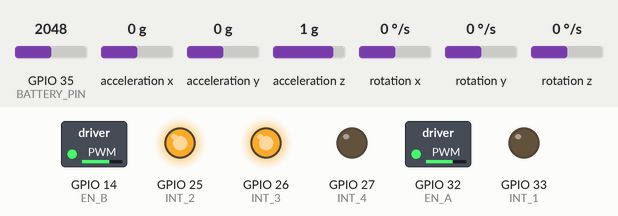
Bench run of a program on a simulated ESP32. Shown: switched loads named in the program (green lamp = pin HIGH), output pins drawn as LEDs (lit = HIGH). The test bench sets the inputs (shaded band); at power-on: acceleration x 0 g, GPIO 35 (BATTERY_PIN) = 2048, acceleration y 0 g, acceleration z 1 g, rotation x 0 °/s, rotation y 0 °/s, rotation z 0 °/s. Nothing arrives over Bluetooth unless stated; a phone connects over Bluetooth LE 3 s after start; what the program prints to the serial monitor is not drawn.

Above: at 4.08 s.
4.6 s: acceleration x set to 0.8 g
At 5.7 s:
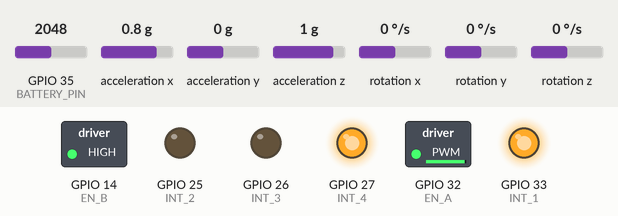
6.1 s: acceleration x set to 0 g
At 10.11 s:
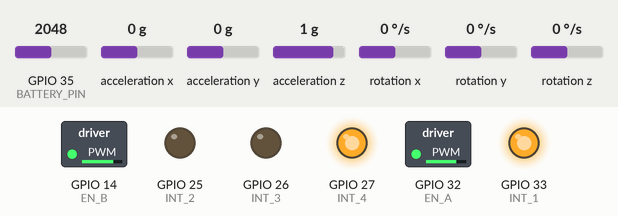
12.1 s: acceleration x set to -0.8 g
At 12.7 s:
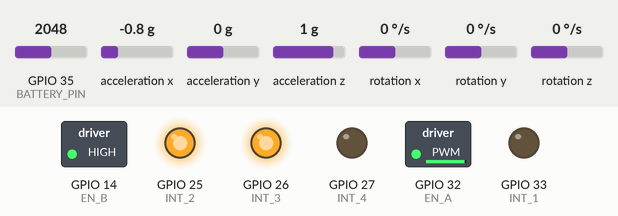
13.6 s: acceleration x set to 0.2 g
At 15.0 s:
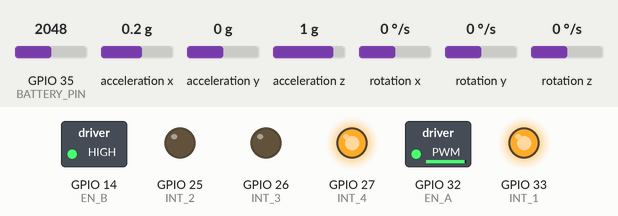
Timing chart, 0 to 16.1 s (numbered marks = the images above; inputs shaded):
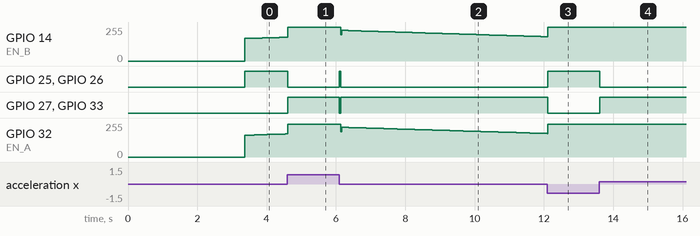

The program:

main.cpp
```cpp
#include <config.h>
#include "communication.h"
#include "motor_control.h"
#include "balancing.h"
#include "battery.h"
#include "communication.h"

void setup() {
  Serial.begin(BAUD_RATE);

  Serial.println("Beginning Setup");

  COMM_init();

  if (!IMU_init()) {
    Serial.println("IMU setup went wrong!");
  }
  motors_init();
  battery_init();

  Serial.println("Setup finished");
}

unsigned long lastTelemetTime = 0;

void loop() {
  //Update MPU9250
  IMU_update();

  //Check for BLE updates
  COMM_update();

  if (millis() - lastTelemetTime > TELEMETRY_INTERVAL) {
    float currentAngle = get_IMU_angle_y();
    float currentBattery = get_voltage();

    COMM_send_telemetry(currentAngle, currentBattery);
    lastTelemetTime = millis();
  }

  //Turn the motors
  float effort = calculate_effort();
  motors_update(effort);

  //print_effort();
}
```

balancing.cpp
```cpp
#include "balancing.h"
#include "communication.h"
#include "config.h"

// Function declarations
float get_IMU_angle_y();
void IMU_update();


MPU6050 mpu(Wire);
bool imuOk = false;

PIDController balancePID;

void PIDController::reset() {
    kp = INITIAL_KP;
    ki = INITIAL_KI;
    kd = INITIAL_KD;
    setPoint = SET_POINT;

    IMU_update();
    errorSum = 0.0f;

    float currentAngle = get_IMU_angle_y();
    lastError = setPoint - currentAngle;

    effort = 0.0f;

    // Fixed double assignment typo
    lastCalculationTime = millis();

    Serial.println("PID Controller Reset. Gains Loaded:");
    Serial.print("P: "); Serial.print(kp);
    Serial.print(" I: "); Serial.print(ki);
    Serial.print(" D: "); Serial.println(kd);
}

bool IMU_init()
{
    Wire.begin(SDA_PIN, SCL_PIN);
    byte status = mpu.begin();
    if (status != 0)
    {
        imuOk = false;
        return imuOk;
    }
    imuOk = true;
    mpu.calcOffsets(true, true);
    mpu.setFilterGyroCoef(GYRO_GAIN);

    Serial.println("Calibrating IMU...");
    for(int i = 0; i < 200; i++) {
        mpu.update();
        delay(10);
    }
    balancePID.reset();
    Serial.println("IMU is Ready.");
    return imuOk;
}

float get_IMU_angle_x() { return mpu.getAngleX(); }
float get_IMU_angle_y() { return mpu.getAngleY(); }
float get_IMU_angle_z() { return mpu.getAngleZ(); }

void IMU_update()
{
    if (imuOk) mpu.update();
}

float calculate_effort() {
    unsigned long now = millis();
    float dt = (now - balancePID.lastCalculationTime) / 1000.0f;

    if (abs(get_IMU_angle_y()) > FAIL_ANGLE) {
        balancePID.errorSum = 0;
        balancePID.effort = 0;
        return 0;
    }

    if (dt >= PID_RATE_SECONDS) {
        balancePID.lastCalculationTime = now;

        IMU_update();
        float currentAngle = get_IMU_angle_y();

        // Incorporate targetVelocity into the error calculation
        float error = (balancePID.setPoint + targetVelocity) - currentAngle;

        balancePID.errorSum += (error * dt);
        balancePID.errorSum = constrain(balancePID.errorSum, -20.0f, 20.0f);

        static float lastFilteredD = 0;
        float rawD = (error - balancePID.lastError) / dt;
        float filteredD = (0.5f * lastFilteredD) + (0.5f * rawD);
        lastFilteredD = filteredD;

        float pTerm = error * balancePID.kp;
        float iTerm = balancePID.errorSum * balancePID.ki;
        float dTerm = filteredD * balancePID.kd;

        balancePID.effort = pTerm + iTerm + dTerm;
        balancePID.effort = constrain(balancePID.effort, MIN_EFFORT, MAX_EFFORT);

        balancePID.lastError = error;
    }

    return balancePID.effort;
}

void print_effort() {
    unsigned long now = millis();
    static unsigned long lastPrint = 0;

    if ((now - lastPrint) >= LOG_DELAY) {
        float currentAngle = get_IMU_angle_y();
        float error = balancePID.setPoint - currentAngle;

        float pTerm = error * balancePID.kp;
        float iTerm = balancePID.errorSum * balancePID.ki;
        float dTerm = balancePID.effort - (pTerm + iTerm);

        Serial.print("Angle: ");  Serial.print(currentAngle, 2);
        Serial.print(" | Error: "); Serial.print(error, 2);
        Serial.print(" | Effort Required: "); Serial.println(balancePID.effort, 2);

        lastPrint = now;
    }
}
```

balancing.h
```cpp
#pragma once

/*
FOR IMU
*/

#include <MPU6050_light.h>
#include <Wire.h>

extern MPU6050 mpu;

bool IMU_init();
void IMU_update();
float get_IMU_angle_y();

/*
   =============================
   For PID Loop
   =============================
*/
float calculate_effort();
void print_effort();

struct PIDController {
    float kp, ki, kd;
    float setPoint, errorSum, lastError, effort, dt;
    unsigned long lastCalculationTime;
    void reset();
};

extern PIDController balancePID;
```

battery.cpp
```cpp
#include "battery.h"
#include "config.h"

void battery_init() {
    pinMode(BATTERY_PIN, ANALOG);
}

float get_voltage() {
    float sum = 0;

    for (int i = 0; i < NO_OF_SAMPLES; i++) {
        sum += analogRead(BATTERY_PIN);
    }

    float rawAverage = sum / NO_OF_SAMPLES;

    float dividerRatio = (float)(BIG_RESISTOR + SMALL_RESISTOR) / SMALL_RESISTOR;
    float voltage = (VREF / ADC_RESOLUTION) * rawAverage * dividerRatio + CALIBRATION_CONSTANT;

    return voltage;
}

float calculate_battery_level(float voltage) {
    float percentage = (voltage - MIN_VOLTS) * (MAX_BATTERY_PERCENTAGE - MIN_BATTERY_PERCENTAGE) / (MAX_VOLTS - MIN_VOLTS);
    percentage = (int)constrain(percentage, MIN_BATTERY_PERCENTAGE, MAX_BATTERY_PERCENTAGE);
    return percentage;
}
```

battery.h
```cpp
#pragma once

void battery_init();
float get_voltage();
void calculate_battery_level();
```

communication.cpp
```cpp
#include "communication.h"
#include "config.h"
#include "balancing.h"

// BLE Services & Characteristics
static BLEService robotService(CONTROL_SERVICE_UUID);

// Characteristic for receiving PID/Commands (String based)
static BLEStringCharacteristic cmdChar(CMD_CHARACTERISTIC_UUID, BLEWrite, 20);

// Characteristic for sending Telemetry (String based)
static BLEStringCharacteristic telemetChar(TELEMETRY_CHARACTERISTIC_UUID, BLENotify, 50);

float targetVelocity = 0;
float targetTurn = 0;

void COMM_init() {
    if (!BLE.begin()) {
        Serial.println("BLE Failed");
        while (1);
    }

    BLE.setLocalName("BalanceBot");
    BLE.setAdvertisedService(robotService);

    robotService.addCharacteristic(cmdChar);
    robotService.addCharacteristic(telemetChar);

    BLE.addService(robotService);
    BLE.advertise();
}

void parseCommand(String cmd) {
    if (cmd.length() < 3) return;
    char type = cmd.charAt(0);

    if (type == 'M') {
        char moveDir = cmd.charAt(2);
        targetVelocity = 0;
        targetTurn = 0;

        if (moveDir == 'F') targetVelocity = TARGET_VELOCITY;
        else if (moveDir == 'B') targetVelocity = -TARGET_VELOCITY;
        else if (moveDir == 'L') targetTurn = TARGET_TURN;
        else if (moveDir == 'R') targetTurn = -TARGET_TURN;
        else if (moveDir == 'S') { targetVelocity = 0; targetTurn = 0; }

        // Serial Reporting for Movement
        Serial.print("Movement Command: ");
        Serial.println(moveDir);

    } else {
        float value = cmd.substring(2).toFloat();

        if (type == 'P') {
            balancePID.kp = value;
            Serial.print("New Kp: ");
        }
        else if (type == 'I') {
            balancePID.ki = value;
            Serial.print("New Ki: ");
        }
        else if (type == 'D') {
            balancePID.kd = value;
            Serial.print("New Kd: ");
        }

        Serial.println(value);
    }
}

void COMM_update() {
    BLE.poll();

    if (cmdChar.written()) {
        parseCommand(cmdChar.value());
    }
}

void COMM_send_telemetry(float angle, float battery) {
    char buffer[50];
    sprintf(buffer, "A:%.1f|V:%.1f", angle, battery);
    telemetChar.writeValue(buffer);
}
```

communication.h
```cpp
#pragma once
#include <ArduinoBLE.h>
#include <balancing.h>

extern float targetVelocity;
extern float targetTurn;

void COMM_init();
void COMM_update();
void COMM_send_telemetry(float angle, float battery);
```

motor_control.cpp
```cpp
#include "config.h"
#include "balancing.h"
#include "communication.h"

struct MotorState
{
    bool moving = false;
};

static MotorState motors;

void motors_init()
{
    pinMode(EN_A, OUTPUT);
    pinMode(EN_B, OUTPUT);
    pinMode(INT_1, OUTPUT);
    pinMode(INT_2, OUTPUT);
    pinMode(INT_3, OUTPUT);
    pinMode(INT_4, OUTPUT);

    ledcSetup(CHANNEL_0, PWM_FREQUENCY, PWM_RESOLUTION); // Channel 0
    ledcSetup(CHANNEL_1, PWM_FREQUENCY, PWM_RESOLUTION); // Channel 1

    ledcAttachPin(EN_A, 0);
    ledcAttachPin(EN_B, 1);
}

int sign(float effort)
{
    if (effort > 0) return 1;
    else if (effort < 0) return -1;
    else return 0;
}

float effort_to_speed(float effort)
{
    float magnitude = abs(effort);

    if (magnitude < 0.1f) return 0;

    float speed = MIN_SPEED + (magnitude * (float)(MAX_SPEED - MIN_SPEED) / MAX_EFFORT);

    if (speed > MAX_SPEED) speed = MAX_SPEED;

    return speed;
}

void set_left_direction_forward() {
    digitalWrite(INT_1, HIGH);
    digitalWrite(INT_2, LOW);
}

void set_left_direction_backward() {
    digitalWrite(INT_1, LOW);
    digitalWrite(INT_2, HIGH);
}

void set_right_direction_forward() {
    digitalWrite(INT_3, LOW);
    digitalWrite(INT_4, HIGH);
}

void set_right_direction_backward() {
    digitalWrite(INT_3, HIGH);
    digitalWrite(INT_4, LOW);
}

void motors_stop()
{
    digitalWrite(INT_1, LOW);
    digitalWrite(INT_2, LOW);
    digitalWrite(INT_3, LOW);
    digitalWrite(INT_4, LOW);
    ledcWrite(CHANNEL_0, 0);
    ledcWrite(CHANNEL_1, 0);
}

void motors_update(float effort) {
    if (abs(get_IMU_angle_y()) > FAIL_ANGLE){
        motors_stop();
        return;
    }

    // Apply turning offset to the raw effort
    float leftEffort = effort + targetTurn;
    float rightEffort = effort - targetTurn;

    if (abs(leftEffort) < NEUTRAL_EFFORT && abs(rightEffort) < NEUTRAL_EFFORT) {
        motors_stop();
        return;
    }

    float leftSpeed = effort_to_speed(leftEffort);
    float rightSpeed = effort_to_speed(rightEffort);

    // Set Left Motor Direction
    if (leftEffort > 0) {
        set_left_direction_forward();
    } else {
        set_left_direction_backward();
    }

    // Set Right Motor Direction
    if (rightEffort > 0) {
        set_right_direction_forward();
    } else {
        set_right_direction_backward();
    }

    // Write PWM
    ledcWrite(CHANNEL_0, (int)(RIGHT_MOTOR_SLOW_FACTOR * rightSpeed));
    ledcWrite(CHANNEL_1, (int)leftSpeed);
}
```

motor_control.h
```cpp
#pragma once

void motors_init();
void motors_update(float effort);
void motors_stop();
```

config.h
```cpp
#pragma once
#include <Arduino.h>

/*
   =============================
   Motor Driver (L298N)
   =============================
*/

//25, 26, 27, 32, 33, 14
#define EN_A 32
#define INT_1 33
#define INT_2 25
#define INT_3 26
#define INT_4 27
#define EN_B 14

#define CHANNEL_0 0
#define CHANNEL_1 1
#define PWM_FREQUENCY 5000
#define PWM_RESOLUTION 8

#define MAX_SPEED 255.0f
#define MIN_SPEED 120.0f
#define NEUTRAL_EFFORT 0.2f
#define MAX_EFFORT 100.0f
#define MIN_EFFORT -100.0f
#define MIN_EFFORT_MAGNITUDE 0.1f
#define RIGHT_MOTOR_SLOW_FACTOR 0.97f
#define FAIL_ANGLE 45.0f

#define TARGET_VELOCITY 2.0f
#define TARGET_TURN 50.0f

#define SET_POINT -1.0f

/*
   =============================
   MPU6050
   =============================
*/
#define MPU_ADDRESS 0x68
#define GYRO_GAIN 0.98
#define ACCEL_GAIN 0.02
#define SCL_PIN 18
#define SDA_PIN 5

/*
   =============================
   Battery Monitoring
   =============================
*/
#define BATTERY_PIN 35
#define BIG_RESISTOR 9010
#define SMALL_RESISTOR 983
#define VREF 3.3f
#define ADC_RESOLUTION 4095
#define CALIBRATION_CONSTANT 6.89f
#define NO_OF_SAMPLES 50
#define MIN_VOLTS 7.0f
#define MAX_VOLTS 8.4f
#define MIN_BATTERY_PERCENTAGE 0
#define MAX_BATTERY_PERCENTAGE 100

/*
   =============================
   Bluetooth
   =============================
*/
#define CONTROL_SERVICE_UUID "12345678-1234-1234-1234-1234567890ab"
#define CMD_CHARACTERISTIC_UUID "abcdefab-1234-1234-1234-abcdefabcdef"
#define TELEMETRY_CHARACTERISTIC_UUID "00002a51-1234-5678-1234-567812345678"
#define TELEMETRY_INTERVAL 100

/*
   =============================
   PID Loop
   =============================
*/
#define INITIAL_KP 37.0f
#define INITIAL_KI 6.0f
#define INITIAL_KD 0.5f
#define PID_RATE_SECONDS 0.005f
#define LEAKINESS_FACTOR 1.0f

/*
   =============================
   LED
   =============================
*/
#define LED_PIN 13

/*

   =============================
   GENERAL
   =============================
*/
#define BAUD_RATE 115200
#define LOG_DELAY 50
#define STARTUP_DELAY 1000
```

Measured:
- after the input at 4.6 s, GPIO 25 (INT_2), GPIO 26 (INT_3): HIGH → LOW at once; GPIO 27 (INT_4), GPIO 33 (INT_1): LOW → HIGH at once
- after the input at 6.1 s, GPIO 25 (INT_2), GPIO 26 (INT_3): LOW → HIGH at once, → LOW 0.03 s later; GPIO 27 (INT_4), GPIO 33 (INT_1): HIGH → LOW at once, → HIGH 0.03 s later
- after the input at 12.1 s, GPIO 25 (INT_2), GPIO 26 (INT_3): LOW → HIGH at once; GPIO 27 (INT_4), GPIO 33 (INT_1): HIGH → LOW at once
- after the input at 13.6 s, GPIO 25 (INT_2), GPIO 26 (INT_3): HIGH → LOW at once; GPIO 27 (INT_4), GPIO 33 (INT_1): LOW → HIGH at once
